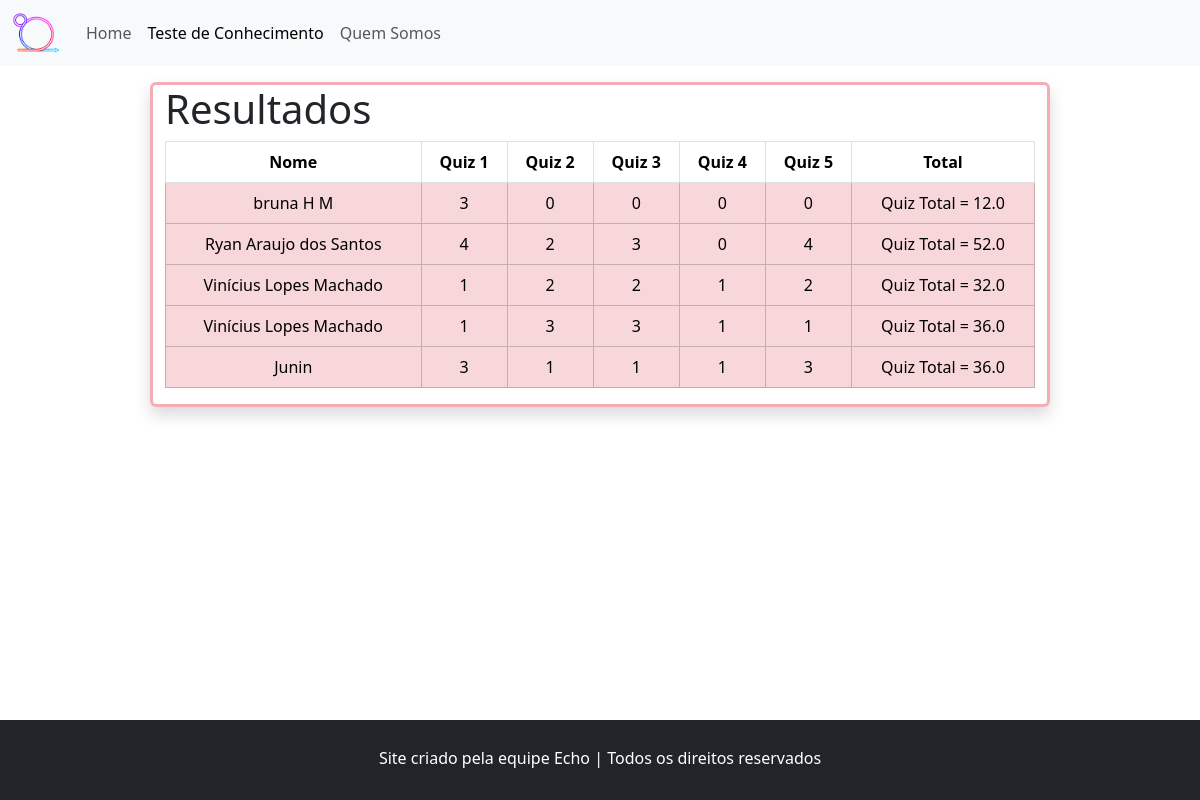
The app's page /mostrar, older data.
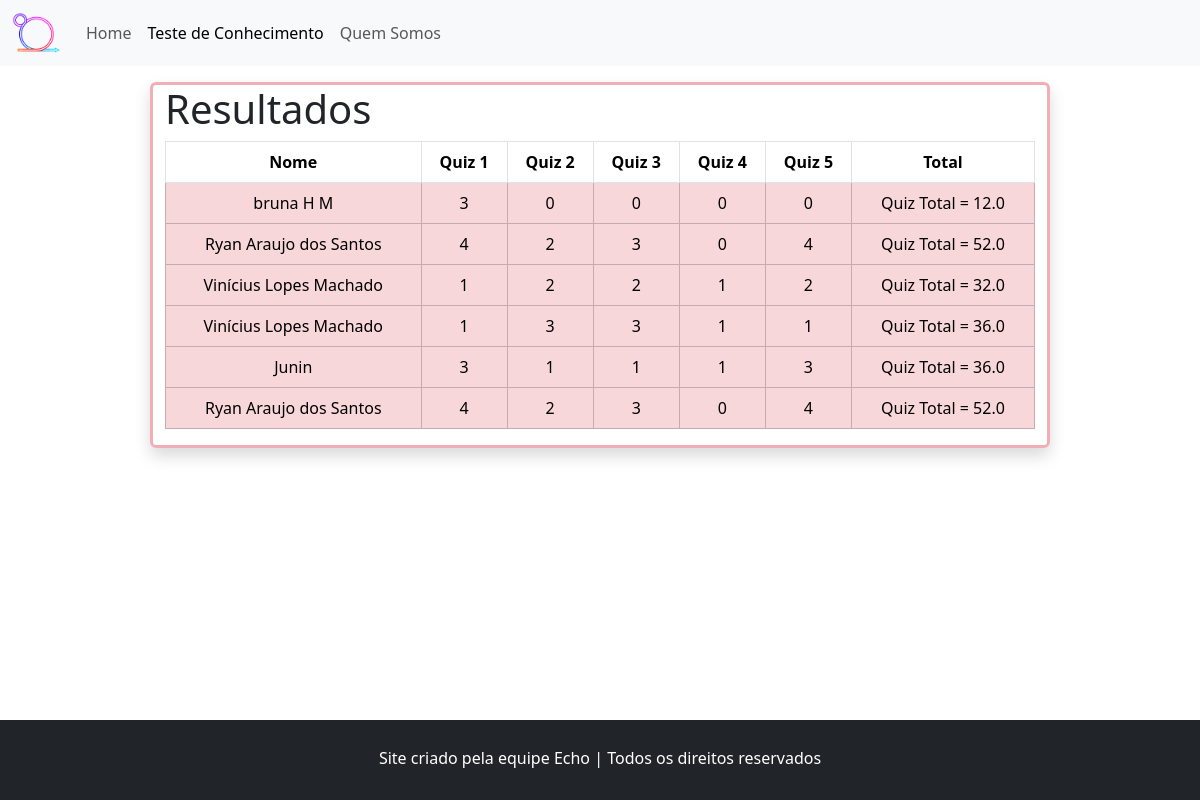
The same page, newer data.
### tables this page shows
CREATE TABLE Users (CPF TEXT NOT NULL PRIMARY KEY,Nome TEXT,quiz INTEGER,quizz INTEGER,quizzz INTEGER,quizzzz INTEGER,quizzzzz INTEGER);

### app.py (the view)
@app.route('/mostrar')
def mostra():
    conn = sqlite3.connect('database.db')
    conn.row_factory = sqlite3.Row
    cur = conn.cursor()
    cur.execute("SELECT * FROM users")
    rows = cur.fetchall()
    cur.close()
    return render_template('teste.html', rows = rows)

### templates/teste.html (shortened to what this page needs)
<!DOCTYPE html>
<html lang="pt-br">
<head>
  <link rel="stylesheet" href=" /static/css/style.css">
  <link href="https://cdn.jsdelivr.net/npm/bootstrap@5.3.3/dist/css/bootstrap.min.css" rel="stylesheet"
>
</head>
<body class="  border-0 bd-example border-0">
  <header class=" w-100 z-5">
    <nav class="navbar navbar-expand-lg bg-body-tertiary">
      <div class="container-fluid">
        <a class="navbar-brand" href="#"><img src="/static/images/LogoEasyScrum copiar.png" id="foto-logo" alt=""></a>
        <div class="collapse navbar-collapse" id="navbarSupportedContent">
          <ul class="navbar-nav me-auto mb-2 mb-lg-0">
            <li class="nav-item">
              <a class="nav-link " aria-current="page" href="/">Home</a>
            </li>
            <li class="nav-item">
              <a class="nav-link active" aria-current="page" href="/quiz">Teste de Conhecimento</a>
            </li>
            <li class="nav-item">
              <a class="nav-link" aria-current="page" href="#">Quem Somos</a>
            </li>
          </ul>
        </div>
      </div>
    </nav>
  </header>
  <main>
    <div class="container-fluid pt-3">
      <div class="row justify-content-center">
        <section class="col-md-9 rounded border border-3 border-danger-subtle shadow table-responsive ">
          <h1>Resultados</h1>
          <table class="table table-bordered table-hover ">
            <thead>
              <td class="text-center"><strong>Nome</strong></td>
              <td class="text-center"><strong>Quiz 1</strong></td>
              <td class="text-center"><strong>Quiz 2</strong></td>
              <td class="text-center"><strong>Quiz 3</strong></td>
              <td class="text-center"><strong>Quiz 4</strong></td>
              <td class="text-center"><strong>Quiz 5</strong></td>
              <td class="text-center"><strong>Total</strong></td>
            </thead>
            {% for row in rows %}
            <tr class="table-danger">
              <td class="text-center text-truncate ">{{ row['Nome'] }}</td>
              <td class="text-center">{{ row['quiz'] }}</td>
              <td class="text-center">{{ row['quizz'] }}</td>
              <td class="text-center">{{ row['quizzz'] }}</td>
              <td class="text-center">{{ row['quizzzz'] }}</td>
              <td class="text-center">{{ row['quizzzzz'] }}</td>
              <td class="text-center">Quiz Total = {{
                ((row['quiz']+row['quizz']+row['quizzz']+row['quizzzz']+row['quizzzzz'])*100)/25 }}</td>
            </tr>
            {% endfor %}
          </table>
        </section>
      </div>
    </div>
    <footer class="container-fluid bg-dark">
      <section class="row h-10">
        <div class="col-fluid text-center text-white pt-4 pb-4">
          <span class="align-middle">Site criado pela equipe Echo | Todos os direitos reservados</span>
        </div>
      </section>
  </main>
</body>
</html>

### static/css/style.css (style rules this page uses)
body { min-height: 100vh; position: relative; padding-bottom: 80px; }
#foto-logo { height: 40px; }
footer { position: absolute; bottom: 0; height: 80px; }

Row changes from the older to the newer data that the page shows:
added Users: Nome "Ryan Araujo dos Santos", quiz "4", quizz "2", quizzz "3", quizzzz "0", quizzzzz "4", quiz+quizz+quizzz "52.0"
